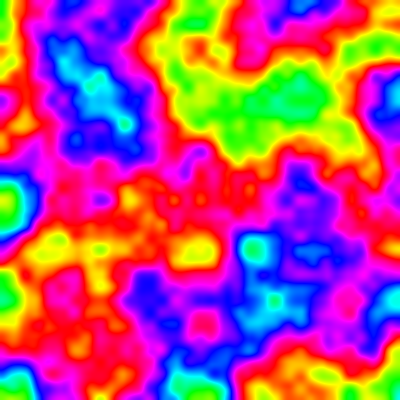
Frame 1 (no input)
Frame 2 (the mouse pressed at the canvas centre, redrawn once): identical to frame 1, image omitted

The p5.js sketch that drew this single still picture (run headless with seeded random() and noise() and a simulated clock; the mouse was pressed at the canvas centre and the sketch redrawn once):

// p5.js sketch
// ── sketch.js
const increment = 0.01;

function setup() {
    createCanvas(400, 400);
    pixelDensity(1);
    colorMode(HSL, 1);
    noLoop();
}

function draw() {
    loadPixels();
    let yOffset = 0;
    for (let y = 0; y < height; y++) {
        let xOffset = 0;
        for (let x = 0; x < width; x++) {
            const hue = (noise(xOffset, yOffset) * 2) % 1;
            const c = color(hue, 1, 0.5);
            const index = (x + y * width) * 4;
            pixels[index] = red(c);
            pixels[index + 1] = green(c);
            pixels[index + 2] = blue(c);
            pixels[index + 3] = 255;
            xOffset += increment;
        }
        yOffset += increment;
    }
    updatePixels();
}
